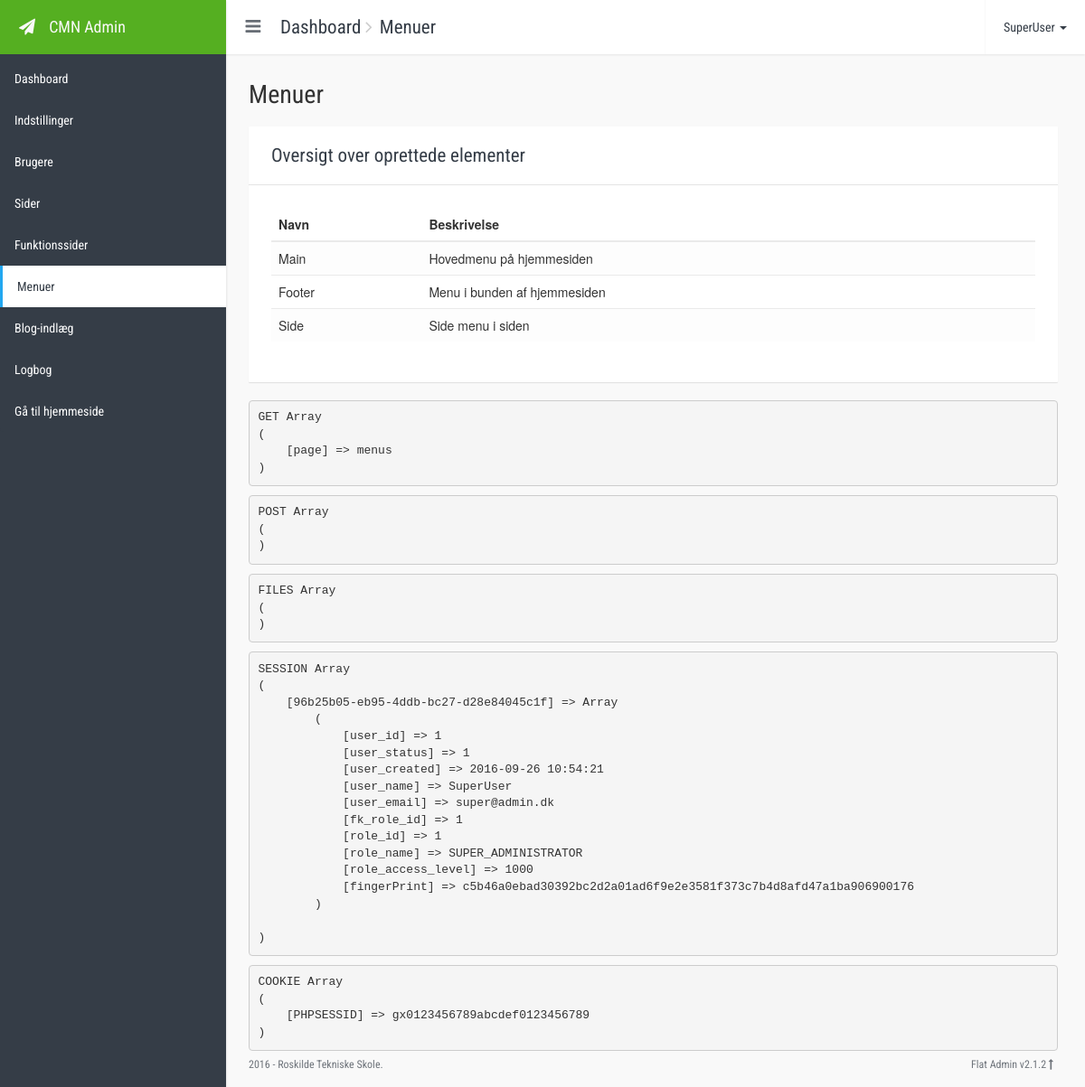
The app's page /cmk-cms/index.php?page=menus (signed in) with its own data.
### tables this page shows
CREATE TABLE IF NOT EXISTS `menus` (
  `menu_id` smallint(5) unsigned NOT NULL AUTO_INCREMENT,
  `menu_name` varchar(60) NOT NULL,
  `menu_description` varchar(180) NOT NULL,
  PRIMARY KEY (`menu_id`)
);

### cmk-cms/config.php (called while the page is built, shortened)
<?php
$include_path = 'includes/';
include $include_path.'classes/db_conf.php';
include $include_path.'classes/events.php';
$DB=new DB();
require $include_path . 'functions.php';
$icons =
[
	'caret-down'	=> '<i class="fa fa-caret-down fa-fw" aria-hidden="true"></i>',
	'check'			=> '<i class="fa fa-check fa-fw" aria-hidden="true"></i>',
	'create'		=> '<i class="fa fa-plus fa-fw" aria-hidden="true"></i>',
	'edit'			=> '<i class="fa fa-pencil fa-fw" aria-hidden="true"></i>',
	'external-link'	=> '<i class="fa fa-external-link fa-fw" aria-hidden="true"></i>',
	'delete'		=> '<i class="fa fa-trash-o fa-fw" aria-hidden="true"></i>',
	'save'			=> '<i class="fa fa-floppy-o fa-fw" aria-hidden="true"></i>',
	'search'		=> '<i class="fa fa-search fa-fw" aria-hidden="true"></i>',
	'preview'		=> '<i class="fa fa-eye fa-fw" aria-hidden="true"></i>',
	'times'			=> '<i class="fa fa-times fa-fw" aria-hidden="true"></i>',
	'dashboard'		=> '<i class="fa fa-dashboard fa-fw" aria-hidden="true"></i>',
	'warning'		=> '<i class="fa fa-exclamation-triangle fa-fw" aria-hidden="true"></i>',
	'users'			=> '<i class="fa fa fa-users fa-fw" aria-hidden="true"></i>',
	'files'			=> '<i class="fa fa-files-o fa-fw" aria-hidden="true"></i>',
	'file-text'		=> '<i class="fa fa-file-text-o fa-fw" aria-hidden="true"></i>',
	'puzzle'		=> '<i class="fa fa-puzzle-piece fa-fw" aria-hidden="true"></i>',
	'sitemap'		=> '<i class="fa fa-sitemap fa-fw" aria-hidden="true"></i>',
	'comment'		=> '<i class="fa fa-comment fa-fw" aria-hidden="true"></i>',
	'comments'		=> '<i class="fa fa-comments-o fa-fw" aria-hidden="true"></i>',
	'sign-in'		=> '<i class="fa fa-sign-in fa-fw" aria-hidden="true"></i>',
	'sign-out'		=> '<i class="fa fa-sign-out fa-fw" aria-hidden="true"></i>',
	'sort'			=> '<i class="fa fa-sort fa-fw sortable-handle" aria-hidden="true"></i>',
	'sort-asc'		=> '<i class="fa fa-sort-amount-asc fa-fw" aria-hidden="true"></i>',
	'sort-desc'		=> '<i class="fa fa-sort-amount-desc fa-fw" aria-hidden="true"></i>',
	'user'			=> '<i class="fa fa-user fa-fw" aria-hidden="true"></i>',
	'previous'		=> '<i class="fa fa-angle-left fa-fw" aria-hidden="true"></i>',
	'next'			=> '<i class="fa fa-angle-right fa-fw" aria-hidden="true"></i>',
	'history'		=> '<i class="fa fa-history fa-fw" aria-hidden="true"></i>',
	'settings'		=> '<i class="fa fa-cog fa-fw" aria-hidden="true"></i>',
	'link'			=> '<i class="fa fa-link fa-fw" aria-hidden="true"></i>'
];

### cmk-cms/includes/classes/db_conf.php (called while the page is built, shortened)
<?php
    class DB{
        private $h = "localhost";
        private $u = "root";
        private $p = "";
        private $d = "hfp2_nco_cms";
        protected $conn;
        public $countrows=true;
        function __construct(){
            $this->conn = new mysqli($this->h, $this->u, $this->p, $this->d);
            $this->conn->set_charset("utf8");
            $this->conn->query("SET lc_time_names='da_DK';");
        }
        function find($table,$obj = null){
            $parameters = array();
            if($obj){
                if(isset($obj['cond']))  $parameters[] = "WHERE " . $obj['cond'];
            }
            $fields = $obj && isset($obj['fields']) ? $obj['fields'] : '*';
            $queryDefault="SELECT " . $fields . " FROM " . $table;
            $query=$queryDefault;
            if(count($parameters) > 0)
                $query .= " " . join(" ",$parameters);
            $result = $this->conn->query($query);
            if($this->countrows && $obj){
                if(count($parameters) > 0)
                    $query = $queryDefault." " . join(" ",$parameters);
                $result = $this->conn->query($query);
            }
            $r2=array();
            if(!$result){
                query_error($this->conn->error,$query,__LINE__,__FILE__);
            }else if($result->num_rows > 0){
                while ($row = $result->fetch_assoc()) {
                    $r2[]=$row;
                }
            }
            return $r2;
        }
    }
?>

### cmk-cms/view/menus.php (the view, shortened to what this page needs)
<div class="page-title">
	<span class="title">
		<?php
		echo $view_files['menus']['icon'] . ' ' . $view_files['menus']['title']
		?>
	</span>
</div>
<div class="card">
	<div class="card-header">
		<div class="card-title">
			<div class="title"><?php echo OVERVIEW_TABLE_HEADER ?></div>
		</div>
	</div>
	<div class="card-body">
		<div class="table-responsive">
			<table class="table table-hover table-striped">
				<thead>
				<tr>
					<th>
						<?php echo NAME ?>
					</th>
					<th>
						<?php echo DESCRIPTION ?>
					</th>
					<th class="icon"></th>
				</tr>
				</thead>
				<tbody>
				<?php
				$result=$DB->find('menus');
				foreach($result as $v){?>
				<tr>
					<td><?php echo $v['menu_name'];?></td>
					<td><?php echo $v['menu_description'];?></td>
					<td class="icon">
					</td>
				</tr>
				<?php }?>
				</tbody>
			</table>
		</div>
	</div>
</div>
<?php
if (DEVELOPER_STATUS) { show_developer_info(); }

### cmk-cms/css/style.css (style rules this page uses)
html { height: 100%; }
body { padding-top: 0; height: 100%; position: relative; }
* { outline: none; }
.page-title { font-family: 'Roboto Condensed', sans-serif; margin-left: -10px; margin-right: -10px; padding: 15px 10px; margin-bottom: 0px; height: auto; }
.page-title .title { font-size: 2em; }
.card { background-color: #FFF; border-radius: 1px; overflow: hidden; position: relative; }
.card .card-body { padding: 25px; }
.card .card-header .card-title { padding: 1.2em 25px; float: left; }
.card .card-header .card-title .title { font-family: 'Roboto Condensed', sans-serif; font-size: 1.5em; text-decoration: none; }
.card .card-header:after { content: ''; display: block; clear: both; }
th.icon, td.icon { width: 49px; }

### cmk-cms/css/themes/flat-new.css (style rules this page uses)
.flat-blue { background-color: #F9F9F9; }
.flat-blue .card { box-shadow: 0 1px 1px rgba(0, 0, 0, 0.1); border: 0px solid #E4E4E4; }
.flat-blue .card .card-header { border-bottom: 1px solid #E4E4E4; }
.flat-blue .card .card-header .title { color: #353d47; }
.flat-blue .table > tbody > tr > td, .flat-blue .table > tbody > tr > th, .flat-blue .table > tfoot > tr > td, .flat-blue .table > tfoot > tr > th { border-color: #EAEAEA; }
.flat-blue .table > thead > tr > th { border-color: #EAEAEA; }
.flat-blue .table.table-striped > tbody > tr:nth-of-type(odd) { background-color: #FDFDFD; }

### records on screen
menus: menu_name "Main", menu_description "Hovedmenu på hjemmesiden"
menus: menu_name "Footer", menu_description "Menu i bunden af hjemmesiden"
menus: menu_name "Side", menu_description "Side menu i siden"

### other values on screen
$view_files['index']['title'] "Dashboard"
$view_files['menus']['title'] "Menuer"
$user['user_name'] "SuperUser"
$details['title'] "Dashboard"
$details['title'] "Indstillinger"
$details['title'] "Brugere"
$details['title'] "Sider"
$details['title'] "Funktionssider"
$details['title'] "Menuer"
$details['title'] "Blog-indlæg"
$details['title'] "Logbog"
GO_TO_SITE "Gå til hjemmeside"
OVERVIEW_TABLE_HEADER "Oversigt over oprettede elementer"
NAME "Navn"
DESCRIPTION "Beskrivelse"
